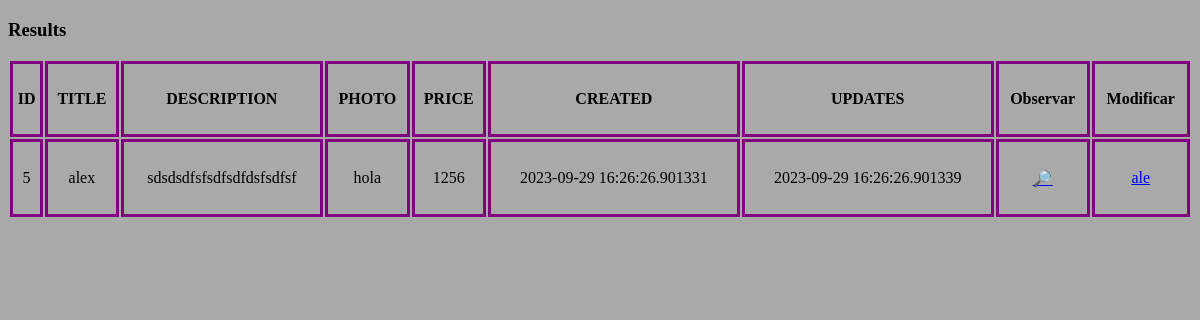
The app's page /products/read/5 with its own data.
### tables this page shows
CREATE TABLE products (
	id INTEGER PRIMARY KEY AUTOINCREMENT,
	title TEXT,
	description TEXT,
	photo TEXT,
	price DECIMAL(10, 2),
	category_id INTEGER,
	seller_id INTEGER,
	created DATETIME,
	updated DATETIME,
	FOREIGN KEY (category_id) REFERENCES categories(id),
	FOREIGN KEY (seller_id) REFERENCES users(id)
);

### app.py (the view)
@app.route("/products/read/<int:id>")
def read(id):
    app.logger.debug("INT" if (type(id) is int) else "OTHER")
    with get_db() as conn:
        sql = "SELECT * FROM products WHERE id = " + str(id)
        resultat = conn.execute(sql)
        items = resultat.fetchall()
    return render_template("products/list.html",items = items)

### app.py (called while the page is built)
def get_db():
    conn = sqlite3.connect(DATABASE)
    conn.row_factory = sqlite3.Row
    return conn

### templates/products/list.html (shortened to what this page needs)
<!DOCTYPE html>
<html lang="ca">
<head>
	<link href="/static/css/list.css" rel="stylesheet">
</head>
<body>
	<h3>Results</h3>
	<table>
		<tr>
			<th>ID</th>
			<th>TITLE</th>
			<th>DESCRIPTION</th>
            <th>PHOTO</th>
			<th>PRICE</th>
			<th>CREATED</th>
			<th>UPDATES</th>
			<th>Observar</th>
			<th>Modificar</th>
		</tr>
		{% for item in items %}
			<tr>
				<td>{{ item['id'] }}</a></td>
				<td>{{ item['title'] }}</a></td>
				<td>{{ item['description'] }}</a></td>
                <td>{{ item['photo'] }}</a></td>
				<td>{{ item['price'] }}</a></td>
				<td>{{ item['created'] }}</a></td>
				<td>{{ item['updated'] }}</a></td>
				<td><a href="/products/read/{{ item['id'] }}">🔎</a></td>
				<td><a href="/products/update/{{ item['id'] }}">ale</a></td>
			</tr>
		{% endfor %}
	</table>
</body>
</html>

### static/css/list.css (style rules this page uses)
body { background-color: darkgray; color: black; }
table { width:100%; height: 20vh; text-align: center; }
td, th { border: 3px solid purple; }

### records on screen
products: id "5", title "alex", description "sdsdsdfsfsdfsdfdsfsdfsf", photo "hola", price "1256", created "2023-09-29 16:26:26.901331", updated "2023-09-29 16:26:26.901339"
